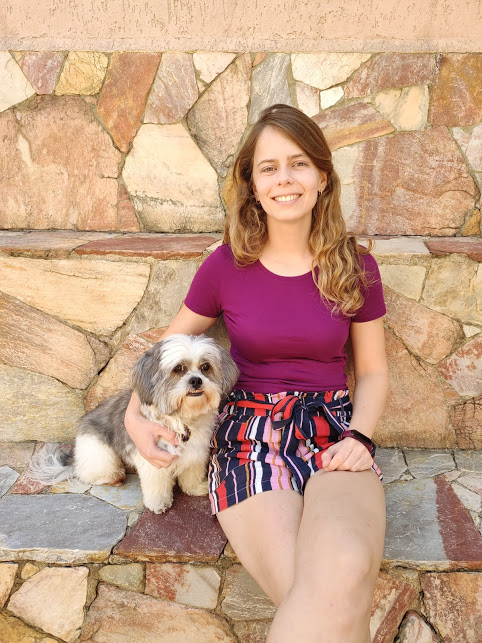
#> input picture VisaoComputacional/Python/Deteccao-de-face/zara_and_me.jpg, 482 x 643 px
$ python deteccao-em-foto.py
#> lines starting #> are read from the running program, lines starting #| are printed output that depends on the picture; after the words box and inside, x2 and y2 are one past the last pixel; in counts of white or black regions, pixels touching at a corner belong together
# import
import cv2 as cv

# face classifier
face_cascade = cv.CascadeClassifier(cv.data.haarcascades + 'haarcascade_frontalface_default.xml')
# eye classifier
eye_cascade = cv.CascadeClassifier(cv.data.haarcascades + 'haarcascade_eye.xml')
# cat classifier (used here as dog)
dog_cascade = cv.CascadeClassifier(cv.data.haarcascades + 'haarcascade_frontalcatface.xml')

# read image
image = cv.imread('zara_and_me.jpg')
#> image is the input picture: shape (643, 482, 3); mean B, G, R 135.1, 159.1, 197.2

# convert to gray scale
image_gray = cv.cvtColor(image, cv.COLOR_BGR2GRAY)
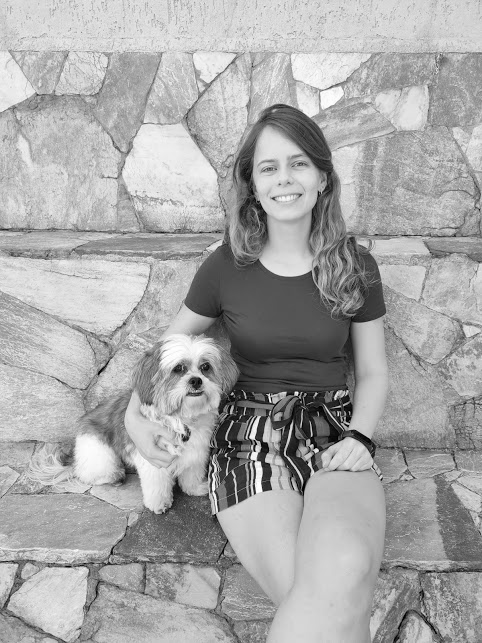
#> image_gray: shape (643, 482); min 0, max 255, mean 167.8
# detect faces, eyes, and dog
faces = face_cascade.detectMultiScale(image_gray, 1.4, 5)
#> faces = [[243, 134, 81, 81]]
eyes = eye_cascade.detectMultiScale(image_gray, 1.3, 3)
#> eyes = [[286, 153, 23, 23], [258, 160, 20, 20]]
dog = dog_cascade.detectMultiScale(image_gray, 1.3, 3)
#> dog = [[162, 343, 64, 64]]

# draw retangle in faces
for (x, y, w, h) in faces:
    cv.rectangle(image, (x, y), (x+w, y+h), (255,100,100), 2)
    cv.putText(image, 'face', (x, y-5), cv.FONT_HERSHEY_SIMPLEX, 1, (255, 100, 100), 2, cv.LINE_AA)
#> this loop made 1 pass
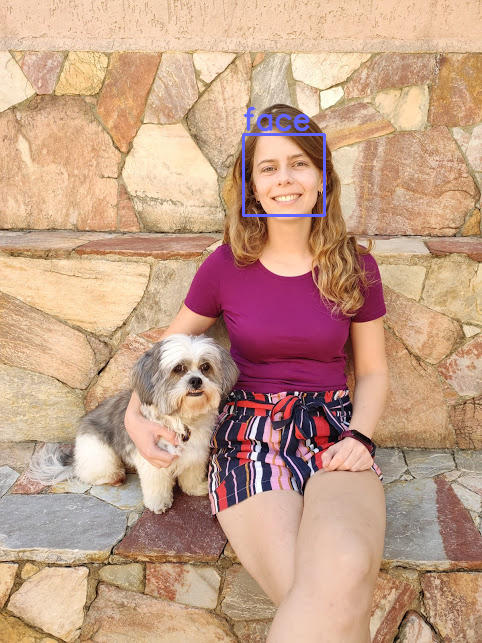
#> image: shape (643, 482, 3); 0.57% of pixels changed, all inside (x1, y1, x2, y2) = (242, 106, 326, 217)

# draw retangle in eyes
for (x, y, w, h) in eyes:
    cv.rectangle(image, (x, y), (x+w, y+h), (0,255,0), 2)
    cv.putText(image, 'eye', (x, y-5), cv.FONT_HERSHEY_SIMPLEX, 0.5, (0, 255, 0), 1, cv.LINE_AA)
#> this loop made 2 passes
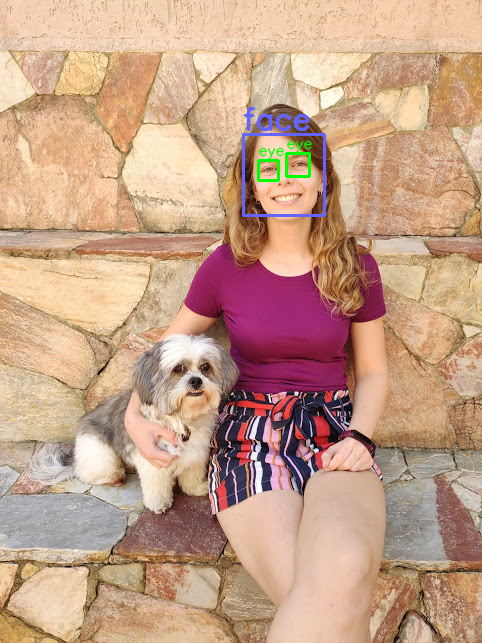
#> image: shape (643, 482, 3); 0.28% of pixels changed, all inside (x1, y1, x2, y2) = (257, 140, 313, 182)

# draw retangle in dog face
for (x, y, w, h) in dog:
    cv.rectangle(image, (x, y), (x+w, y+h), (0,255,255), 2)
    cv.putText(image, 'dog', (x, y-5), cv.FONT_HERSHEY_SIMPLEX, 1, (0, 255, 255), 2, cv.LINE_AA)
#> this loop made 1 pass
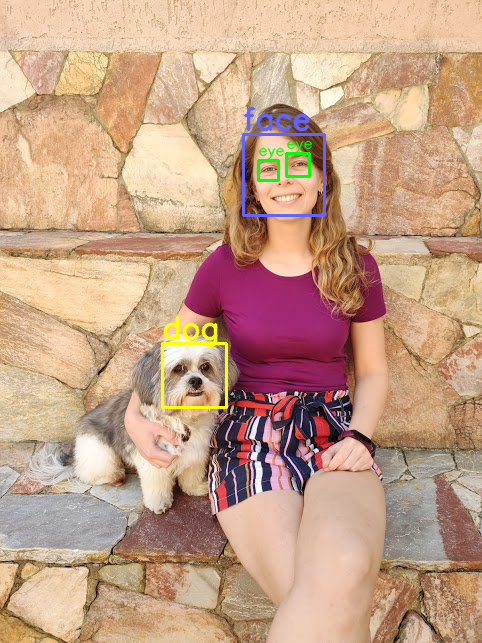
#> image: shape (643, 482, 3); 0.48% of pixels changed, all inside (x1, y1, x2, y2) = (161, 316, 228, 409)

# display the output
cv.imshow('face_recognition', image)
cv.waitKey()
